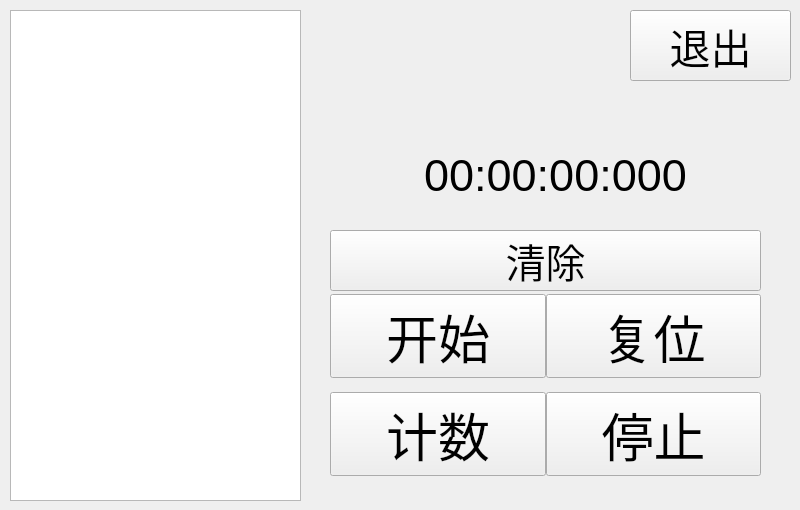
<?xml version="1.0" encoding="UTF-8"?>
<ui version="4.0">
 <class>countTime</class>
 <widget class="QMainWindow" name="countTime">
  <property name="geometry">
   <rect>
    <x>0</x>
    <y>0</y>
    <width>800</width>
    <height>510</height>
   </rect>
  </property>
  <property name="minimumSize">
   <size>
    <width>800</width>
    <height>510</height>
   </size>
  </property>
  <property name="maximumSize">
   <size>
    <width>800</width>
    <height>510</height>
   </size>
  </property>
  <property name="windowTitle">
   <string>MainWindow</string>
  </property>
  <widget class="QWidget" name="centralwidget">
   <widget class="QPushButton" name="pushButton">
    <property name="geometry">
     <rect>
      <x>630</x>
      <y>10</y>
      <width>161</width>
      <height>71</height>
     </rect>
    </property>
    <property name="font">
     <font>
      <pointsize>31</pointsize>
     </font>
    </property>
    <property name="text">
     <string>退出</string>
    </property>
   </widget>
   <widget class="QTextBrowser" name="textBrowser">
    <property name="geometry">
     <rect>
      <x>10</x>
      <y>10</y>
      <width>291</width>
      <height>491</height>
     </rect>
    </property>
    <property name="font">
     <font>
      <pointsize>20</pointsize>
     </font>
    </property>
   </widget>
   <widget class="QLabel" name="label">
    <property name="geometry">
     <rect>
      <x>320</x>
      <y>130</y>
      <width>471</width>
      <height>91</height>
     </rect>
    </property>
    <property name="font">
     <font>
      <pointsize>34</pointsize>
     </font>
    </property>
    <property name="text">
     <string>00:00:00:000</string>
    </property>
    <property name="alignment">
     <set>Qt::AlignCenter</set>
    </property>
   </widget>
   <widget class="QPushButton" name="pushButton_2">
    <property name="geometry">
     <rect>
      <x>330</x>
      <y>230</y>
      <width>431</width>
      <height>61</height>
     </rect>
    </property>
    <property name="font">
     <font>
      <pointsize>30</pointsize>
     </font>
    </property>
    <property name="text">
     <string>清除</string>
    </property>
   </widget>
   <widget class="QWidget" name="">
    <property name="geometry">
     <rect>
      <x>330</x>
      <y>280</y>
      <width>431</width>
      <height>211</height>
     </rect>
    </property>
    <property name="font">
     <font>
      <pointsize>39</pointsize>
     </font>
    </property>
    <layout class="QGridLayout" name="gridLayout">
     <property name="spacing">
      <number>0</number>
     </property>
     <item row="0" column="0">
      <widget class="QPushButton" name="btn_start">
       <property name="font">
        <font>
         <pointsize>39</pointsize>
        </font>
       </property>
       <property name="text">
        <string>开始</string>
       </property>
      </widget>
     </item>
     <item row="1" column="1">
      <widget class="QPushButton" name="pushButton_5">
       <property name="font">
        <font>
         <pointsize>39</pointsize>
        </font>
       </property>
       <property name="text">
        <string>停止</string>
       </property>
      </widget>
     </item>
     <item row="1" column="0">
      <widget class="QPushButton" name="btn_count">
       <property name="font">
        <font>
         <pointsize>39</pointsize>
        </font>
       </property>
       <property name="text">
        <string>计数</string>
       </property>
      </widget>
     </item>
     <item row="0" column="1">
      <widget class="QPushButton" name="btn_reset">
       <property name="font">
        <font>
         <pointsize>39</pointsize>
        </font>
       </property>
       <property name="text">
        <string>复位</string>
       </property>
      </widget>
     </item>
    </layout>
   </widget>
  </widget>
 </widget>
 <resources/>
 <connections/>
</ui>
